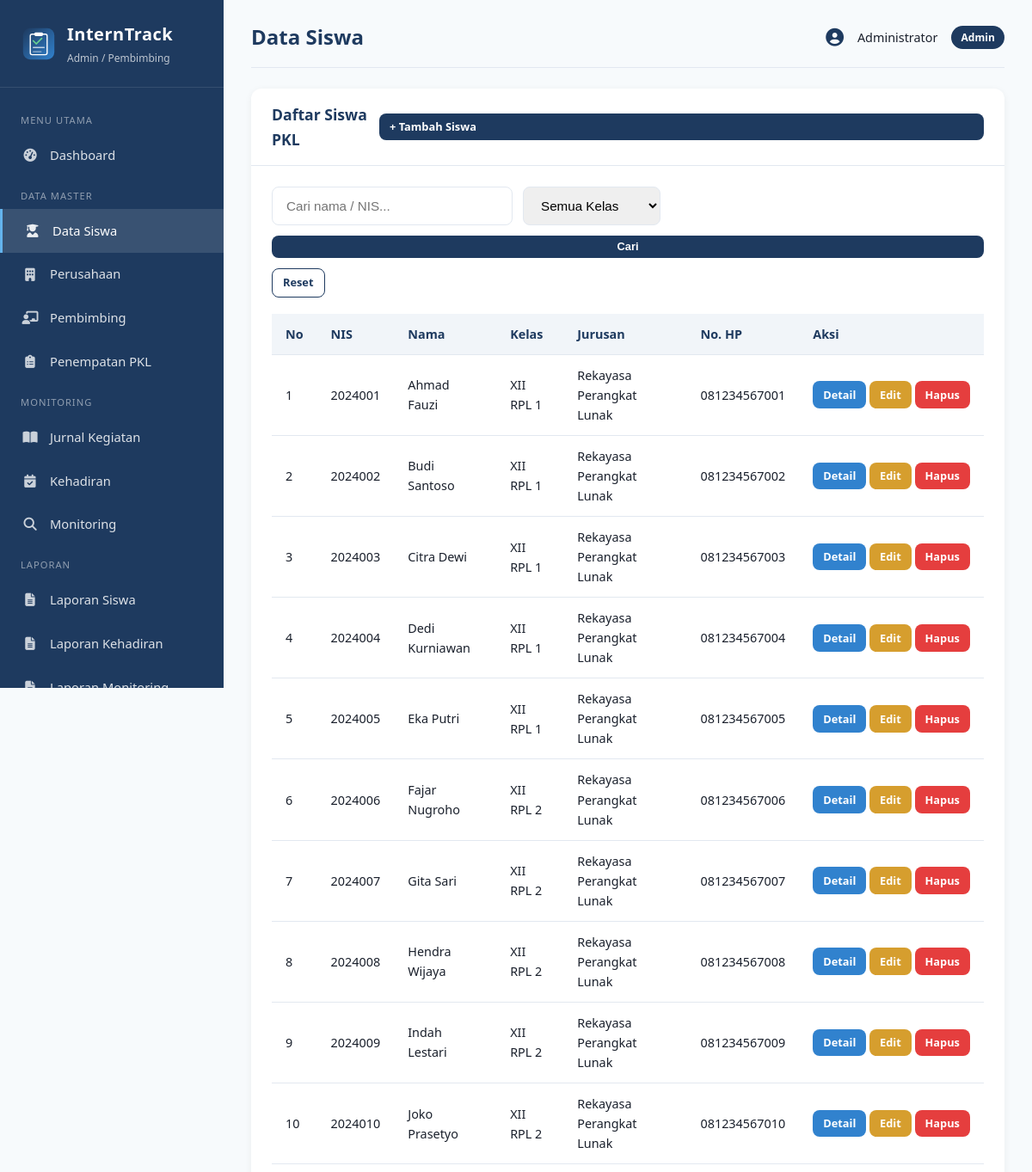
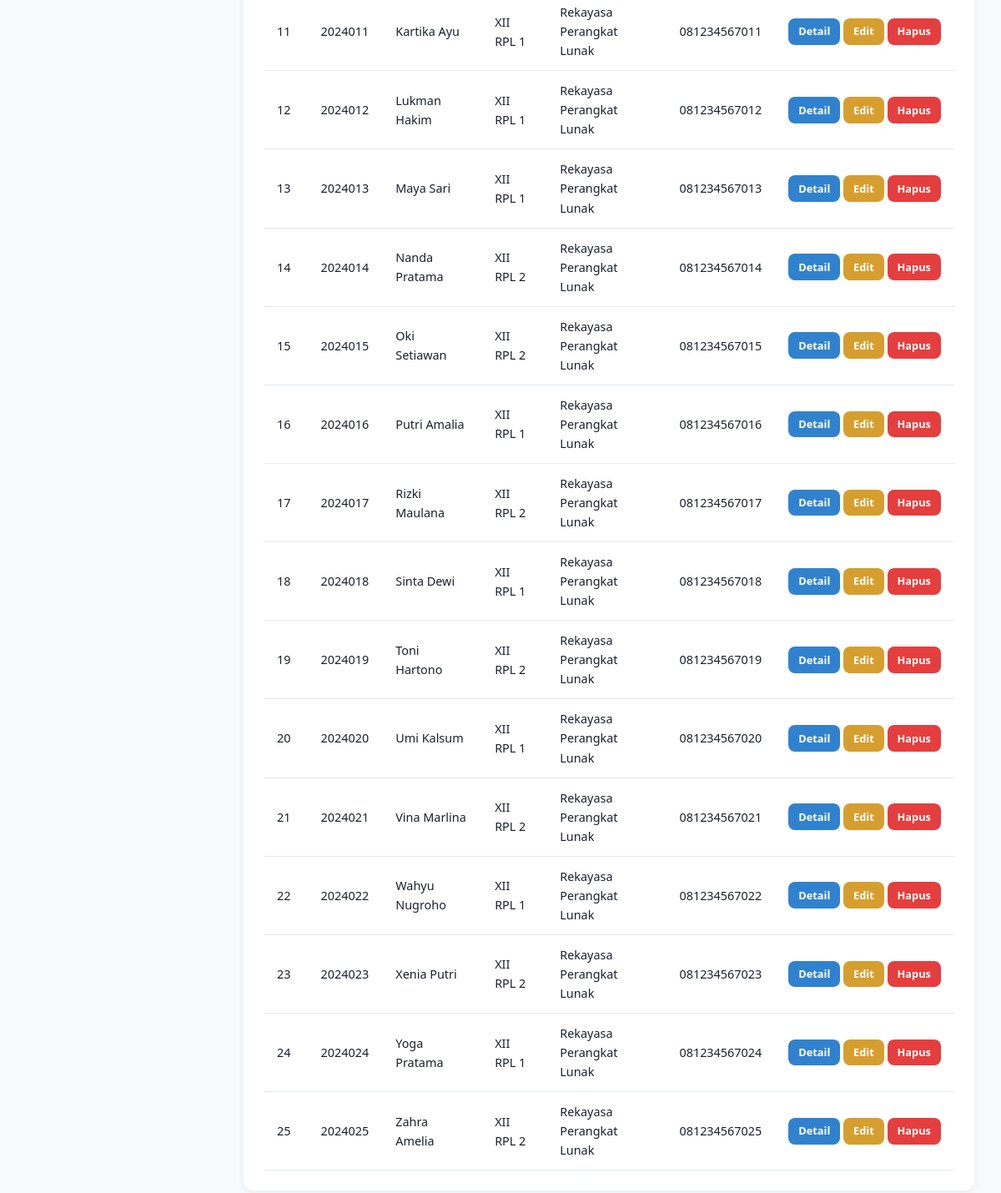
/admin/siswa.php (signed in), run on the app's committed database (2 pictures, top to bottom).
### tables this page shows
CREATE TABLE siswa (
    id INT AUTO_INCREMENT PRIMARY KEY,
    user_id INT NULL,
    nis VARCHAR(20) NOT NULL UNIQUE,
    nama VARCHAR(100) NOT NULL,
    kelas VARCHAR(20) NOT NULL,
    jurusan VARCHAR(50) NOT NULL,
    no_hp VARCHAR(15),
    alamat TEXT,
    created_at TIMESTAMP DEFAULT CURRENT_TIMESTAMP,
    FOREIGN KEY (user_id) REFERENCES users(id) ON DELETE SET NULL
);

### includes/functions.php (called while the page is built, shortened)
<?php
function e($str) {
    return htmlspecialchars($str ?? '', ENT_QUOTES, 'UTF-8');
}
?>

### admin/siswa.php (the view, shortened to what this page needs)
<?php
require_once __DIR__ . '/../includes/header_admin.php';
$action = $_GET['action'] ?? 'list';
$id = (int)($_GET['id'] ?? 0);
$search = trim($_GET['search'] ?? '');
?>
<?php if ($action === 'tambah' || $action === 'edit'):
    $data = ['nis'=>'','nama'=>'','kelas'=>'','jurusan'=>'Rekayasa Perangkat Lunak','no_hp'=>'','alamat'=>''];
    if ($action === 'edit' && $id > 0) {
        $data = $conn->query("SELECT * FROM siswa WHERE id = $id")->fetch_assoc();
    }
?>
<div class="card">
    <div class="card-header">
        <h3><?= $action === 'tambah' ? 'Tambah' : 'Edit' ?> Data Siswa</h3>
        <a href="siswa.php" class="btn btn-sm btn-outline">← Kembali</a>
    </div>
    <div class="card-body">
        <?php if (!empty($error_msg)): ?>
            <div class="alert alert-danger"><?= $error_msg ?></div>
        <?php endif; ?>
        <form method="POST">
            <input type="hidden" name="id" value="<?= $id ?>">
            <div class="form-row">
                <div class="form-group">
                    <label>NIS *</label>
                    <input type="text" name="nis" class="form-control" value="<?= e($data['nis']) ?>" required>
                </div>
                <div class="form-group">
                    <label>Nama *</label>
                    <input type="text" name="nama" class="form-control" value="<?= e($data['nama']) ?>" required>
                </div>
            </div>
            <div class="form-row">
                <div class="form-group">
                    <label>Kelas *</label>
                    <select name="kelas" class="form-control" required>
                        <option value="">-- Pilih Kelas --</option>
                        <option value="XII RPL 1" <?= ($data['kelas']??'')=='XII RPL 1'?'selected':'' ?>>XII RPL 1</option>
                        <option value="XII RPL 2" <?= ($data['kelas']??'')=='XII RPL 2'?'selected':'' ?>>XII RPL 2</option>
                    </select>
                </div>
                <div class="form-group">
                    <label>Jurusan *</label>
                    <input type="text" name="jurusan" class="form-control" value="<?= e($data['jurusan']) ?>" required>
                </div>
            </div>
            <div class="form-row">
                <div class="form-group">
                    <label>No. HP</label>
                    <input type="text" name="no_hp" class="form-control" value="<?= e($data['no_hp']??'') ?>">
                </div>
                <div class="form-group">
                    <label>Alamat</label>
                    <input type="text" name="alamat" class="form-control" value="<?= e($data['alamat']??'') ?>">
                </div>
            </div>
            <div class="form-actions">
                <button type="submit" class="btn btn-primary">Simpan</button>
                <a href="siswa.php" class="btn btn-outline">Batal</a>
            </div>
        </form>
    </div>
</div>
<?php else: ?>
<div class="card">
    <div class="card-header">
        <h3>Daftar Siswa PKL</h3>
        <a href="?action=tambah" class="btn btn-sm btn-primary">+ Tambah Siswa</a>
    </div>
    <div class="card-body">
        <form method="GET" class="search-bar">
            <input type="text" name="search" class="form-control" placeholder="Cari nama / NIS..." value="<?= e($search) ?>">
            <select name="kelas" class="form-control" style="max-width:160px">
                <option value="">Semua Kelas</option>
            </select>
            <button type="submit" class="btn btn-primary btn-sm">Cari</button>
            <a href="siswa.php" class="btn btn-outline btn-sm">Reset</a>
        </form>
        <div class="table-responsive">
            <table>
                <thead>
                    <tr>
                        <th>No</th>
                        <th>NIS</th>
                        <th>Nama</th>
                        <th>Kelas</th>
                        <th>Jurusan</th>
                        <th>No. HP</th>
                        <th>Aksi</th>
                    </tr>
                </thead>
                <tbody>
                    <?php
                    $sql = "SELECT * FROM siswa WHERE 1=1";
                    $sql .= " ORDER BY nama ASC";
                    $result = $conn->query($sql);
                    $no = 1;
                    while ($row = $result->fetch_assoc()):
                    ?>
                    <tr>
                        <td><?= $no++ ?></td>
                        <td><?= e($row['nis']) ?></td>
                        <td><?= e($row['nama']) ?></td>
                        <td><?= e($row['kelas']) ?></td>
                        <td><?= e($row['jurusan']) ?></td>
                        <td><?= e($row['no_hp']) ?></td>
                        <td style="white-space:nowrap">
                            <a href="?action=detail&id=<?= $row['id'] ?>" class="btn btn-sm btn-info">Detail</a>
                            <a href="?action=edit&id=<?= $row['id'] ?>" class="btn btn-sm btn-warning">Edit</a>
                            <a href="?action=delete&id=<?= $row['id'] ?>" class="btn btn-sm btn-danger"
                               onclick="return confirm('Yakin hapus data ini?')">Hapus</a>
                        </td>
                    </tr>
                    <?php endwhile; ?>
                </tbody>
            </table>
        </div>
    </div>
</div>
<?php endif; ?>
<?php require_once __DIR__ . '/../includes/footer.php'; ?>

### assets/css/style.css (style rules this page uses)
:root { --primary: #1e3a5f; --primary-light: #2c5282; --accent: #3182ce; --success: #38a169; --warning: #d69e2e; --danger: #e53e3e; --info: #3182ce; --bg: #f7fafc; --card: #ffffff; --text: #1a202c; --text-muted: #718096; --border: #e2e8f0; --sidebar-width: 260px; }
* { margin: 0; padding: 0; box-sizing: border-box; }
body { font-family: 'Segoe UI', Tahoma, Geneva, Verdana, sans-serif; background: var(--bg); color: var(--text); line-height: 1.6; }
a { text-decoration: none; color: inherit; }
.form-control { width: 100%; padding: 0.75rem 1rem; border: 1.5px solid var(--border); border-radius: 8px; font-size: 0.95rem; transition: border-color 0.2s; }
.btn { display: inline-block; padding: 0.7rem 1.5rem; border: none; border-radius: 8px; font-size: 0.95rem; font-weight: 600; cursor: pointer; transition: all 0.2s; }
.btn-primary { background: var(--primary); color: white; width: 100%; }
.btn-danger { background: var(--danger); color: white; }
.btn-warning { background: var(--warning); color: white; }
.btn-info { background: var(--info); color: white; }
.btn-sm { padding: 0.35rem 0.75rem; font-size: 0.8rem; }
.btn-outline { background: transparent; border: 1.5px solid var(--primary); color: var(--primary); }
.card { background: var(--card); border-radius: 12px; box-shadow: 0 2px 8px rgba(0,0,0,0.06); margin-bottom: 1.5rem; }
.card-header { padding: 1rem 1.5rem; border-bottom: 1px solid var(--border); display: flex; justify-content: space-between; align-items: center; }
.card-header h3 { font-size: 1.1rem; color: var(--primary); }
.card-body { padding: 1.5rem; }
.table-responsive { overflow-x: auto; }
table { width: 100%; border-collapse: collapse; }
table th, table td { padding: 0.75rem 1rem; text-align: left; border-bottom: 1px solid var(--border); font-size: 0.9rem; }
table th { background: #f1f5f9; font-weight: 600; color: var(--primary); white-space: nowrap; }
.search-bar { display: flex; gap: 0.75rem; margin-bottom: 1.2rem; flex-wrap: wrap; }
.search-bar .form-control { max-width: 280px; }
select.form-control { appearance: auto; }

### data on the page
siswa: nis "2024001", nama "Ahmad Fauzi", kelas "XII RPL 1", jurusan "Rekayasa Perangkat Lunak", no_hp "081234567001"
siswa: nis "2024002", nama "Budi Santoso", kelas "XII RPL 1", jurusan "Rekayasa Perangkat Lunak", no_hp "081234567002"
siswa: nis "2024003", nama "Citra Dewi", kelas "XII RPL 1", jurusan "Rekayasa Perangkat Lunak", no_hp "081234567003"
siswa: nis "2024004", nama "Dedi Kurniawan", kelas "XII RPL 1", jurusan "Rekayasa Perangkat Lunak", no_hp "081234567004"
siswa: nis "2024005", nama "Eka Putri", kelas "XII RPL 1", jurusan "Rekayasa Perangkat Lunak", no_hp "081234567005"
siswa: nis "2024006", nama "Fajar Nugroho", kelas "XII RPL 2", jurusan "Rekayasa Perangkat Lunak", no_hp "081234567006"
siswa: nis "2024007", nama "Gita Sari", kelas "XII RPL 2", jurusan "Rekayasa Perangkat Lunak", no_hp "081234567007"
siswa: nis "2024008", nama "Hendra Wijaya", kelas "XII RPL 2", jurusan "Rekayasa Perangkat Lunak", no_hp "081234567008"
siswa: nis "2024009", nama "Indah Lestari", kelas "XII RPL 2", jurusan "Rekayasa Perangkat Lunak", no_hp "081234567009"
siswa: nis "2024010", nama "Joko Prasetyo", kelas "XII RPL 2", jurusan "Rekayasa Perangkat Lunak", no_hp "081234567010"
siswa: nis "2024011", nama "Kartika Ayu", kelas "XII RPL 1", jurusan "Rekayasa Perangkat Lunak", no_hp "081234567011"
siswa: nis "2024012", nama "Lukman Hakim", kelas "XII RPL 1", jurusan "Rekayasa Perangkat Lunak", no_hp "081234567012"
siswa: nis "2024013", nama "Maya Sari", kelas "XII RPL 1", jurusan "Rekayasa Perangkat Lunak", no_hp "081234567013"
siswa: nis "2024014", nama "Nanda Pratama", kelas "XII RPL 2", jurusan "Rekayasa Perangkat Lunak", no_hp "081234567014"
siswa: nis "2024015", nama "Oki Setiawan", kelas "XII RPL 2", jurusan "Rekayasa Perangkat Lunak", no_hp "081234567015"
siswa: nis "2024016", nama "Putri Amalia", kelas "XII RPL 1", jurusan "Rekayasa Perangkat Lunak", no_hp "081234567016"
siswa: nis "2024017", nama "Rizki Maulana", kelas "XII RPL 2", jurusan "Rekayasa Perangkat Lunak", no_hp "081234567017"
siswa: nis "2024018", nama "Sinta Dewi", kelas "XII RPL 1", jurusan "Rekayasa Perangkat Lunak", no_hp "081234567018"
siswa: nis "2024019", nama "Toni Hartono", kelas "XII RPL 2", jurusan "Rekayasa Perangkat Lunak", no_hp "081234567019"
siswa: nis "2024020", nama "Umi Kalsum", kelas "XII RPL 1", jurusan "Rekayasa Perangkat Lunak", no_hp "081234567020"
siswa: nis "2024021", nama "Vina Marlina", kelas "XII RPL 2", jurusan "Rekayasa Perangkat Lunak", no_hp "081234567021"
siswa: nis "2024022", nama "Wahyu Nugroho", kelas "XII RPL 1", jurusan "Rekayasa Perangkat Lunak", no_hp "081234567022"
siswa: nis "2024023", nama "Xenia Putri", kelas "XII RPL 2", jurusan "Rekayasa Perangkat Lunak", no_hp "081234567023"
siswa: nis "2024024", nama "Yoga Pratama", kelas "XII RPL 1", jurusan "Rekayasa Perangkat Lunak", no_hp "081234567024"
siswa: nis "2024025", nama "Zahra Amelia", kelas "XII RPL 2", jurusan "Rekayasa Perangkat Lunak", no_hp "081234567025"

### other printed values
$page_title "Data Siswa"
$_SESSION['nama'] "Administrator"
